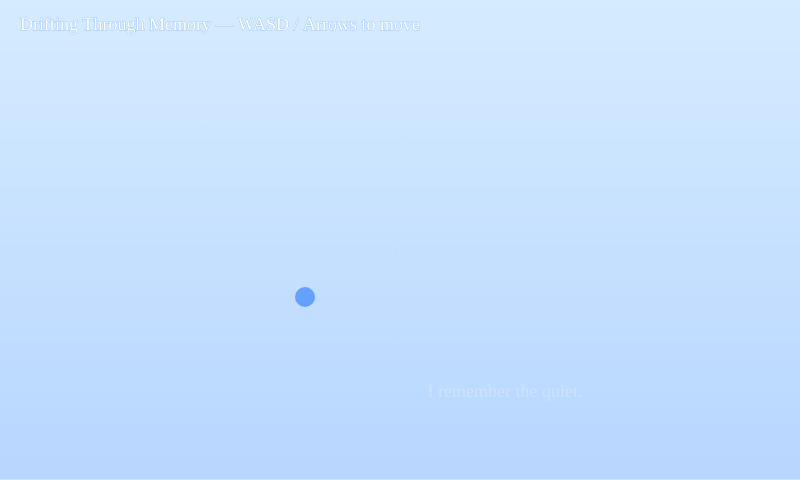
Frame 1 (no input)
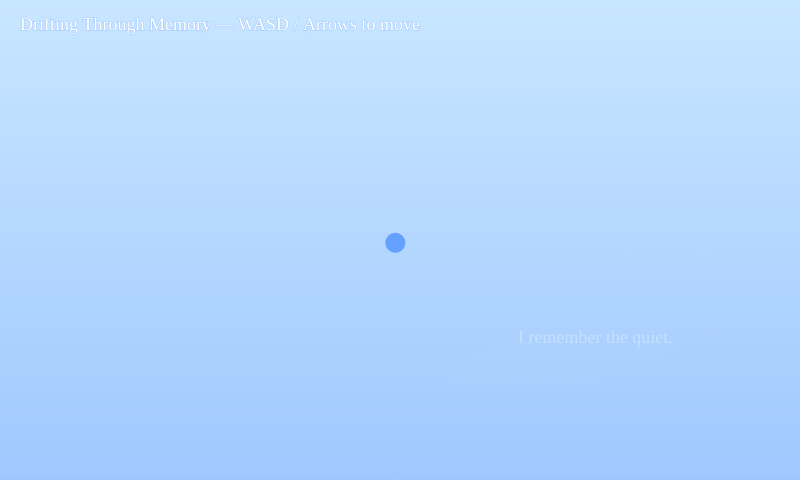
Frame 60 (no input)
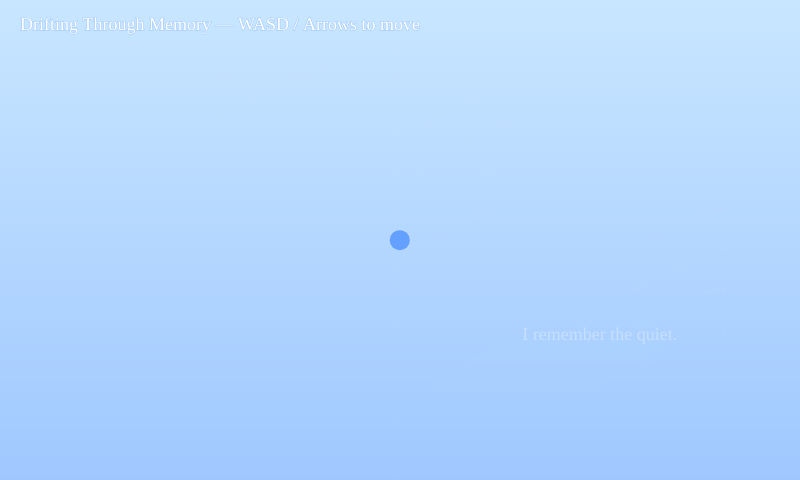
Frame 120 (the mouse pressed at the canvas centre since frame 60)

The p5.js sketch that drew these frames (run headless with seeded random() and noise() and a simulated clock; from frame 60 on, the mouse is pressed at the canvas centre):

// p5.js sketch
// ── sketch.js
/*
Week 5 — Example 1: Top-Down Camera Follow (Centered, No Bounds)

Course: GBDA302 | Instructors: Dr. Karen Cochrane & David Han
Date: Feb. 12, 2026

Move: WASD/Arrows

Goal:
- Keep player position in world space
- Compute a camera offset from the player (view state)
- Draw world using translate(-cam.x, -cam.y)
- Draw HUD in screen space (no translate)
*/

let player = { x: 300, y: 300, s: 1.2 };
let cam = { x: 0, y: 0 };

const WORLD_W = 2400;
const WORLD_H = 1600;

const VIEW_W = 800;
const VIEW_H = 480;

let vx = 0;
let vy = 0;

let mood = 0; // smoothed day → night value

let memories = [
  { x: 500, y: 400, text: "I remember the quiet." },
  { x: 1200, y: 700, text: "It felt warmer then." },
  { x: 1800, y: 300, text: "I stayed longer than I should have." },
  { x: 2100, y: 1200, text: "Some things never return." },
];

function setup() {
  createCanvas(VIEW_W, VIEW_H);
  textFont("serif");
  textSize(18);
  noStroke();
}

function draw() {
  // ---------- 1) UPDATE PLAYER (WORLD SPACE) ----------

  const dx =
    (keyIsDown(RIGHT_ARROW) || keyIsDown(68)) -
    (keyIsDown(LEFT_ARROW) || keyIsDown(65));

  const dy =
    (keyIsDown(DOWN_ARROW) || keyIsDown(83)) -
    (keyIsDown(UP_ARROW) || keyIsDown(87));

  // soft acceleration
  vx += dx * 0.2;
  vy += dy * 0.2;

  // friction (gliding stop)
  vx *= 0.92;
  vy *= 0.92;

  player.x += vx;
  player.y += vy;

  // ---------- 2) UPDATE CAMERA (VIEW STATE) ----------

  let targetX = player.x - width / 2;
  let targetY = player.y - height / 2;

  cam.x += (targetX - cam.x) * 0.05;
  cam.y += (targetY - cam.y) * 0.05;

  // ---------- 3) DRAW GRADIENT (SCREEN SPACE) ----------

  let d = dist(player.x, player.y, 300, 300);
  let targetMood = map(d, 0, 2000, 0, 1, true);
  mood = lerp(mood, targetMood, 0.02);

  let lightTop = color(200, 230, 255);
  let lightBottom = color(160, 200, 255);

  let darkTop = color(20, 40, 90);
  let darkBottom = color(5, 10, 40);

  let topColor = lerpColor(lightTop, darkTop, mood);
  let bottomColor = lerpColor(lightBottom, darkBottom, mood);

  drawGradient(topColor, bottomColor);

  // ---------- 4) DRAW WORLD (SCROLLING LAYER) ----------

  push();
  translate(-cam.x, -cam.y);

  noStroke();

  // drifting particles
  for (let i = 0; i < 40; i++) {
    let px = (frameCount * 0.2 + i * 200) % WORLD_W;
    let py = (i * 130) % WORLD_H;
    fill(200, 220, 255, 25);
    ellipse(px, py, 4);
  }

  // memory fragments
  textAlign(CENTER);
  for (let m of memories) {
    let md = dist(player.x, player.y, m.x, m.y);
    let alpha = map(md, 300, 0, 0, 255, true);
    fill(255, alpha);
    text(m.text, m.x, m.y);
  }

  // player
  fill(100, 160, 255);
  ellipse(player.x, player.y, 20);

  pop();

  // ---------- 5) HUD (SCREEN SPACE) ----------

  fill(255);
  textAlign(LEFT);
  text("Drifting Through Memory — WASD / Arrows to move", 20, 30);
}

// ---------- GRADIENT FUNCTION ----------

function drawGradient(topColor, bottomColor) {
  for (let y = 0; y < height; y++) {
    let t = y / height;
    let c = lerpColor(topColor, bottomColor, t);
    stroke(c);
    line(0, y, width, y);
  }
}
